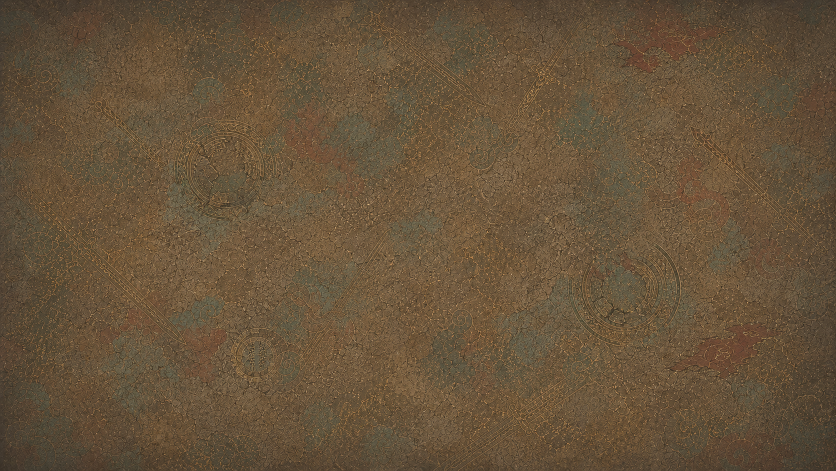
#> input picture assets/art_direction/v033/xuanyuan_ground_rework/keyframes/xuanyuan_low_relief_decal_keyframe_v033d.png, 1672 x 941 px (shown at 1/2 size)
$ python build_v033d_xuanyuan_scene_direction.py
#> lines starting #> are read from the running program, lines starting #| are printed output that depends on the picture
from __future__ import annotations

import json
from pathlib import Path

from PIL import Image, ImageEnhance, ImageFilter


ROOT = Path(__file__).resolve().parents[1]
KEYFRAME_DIR = ROOT / "assets/art_direction/v033/xuanyuan_ground_rework/keyframes"
OUT_ROOT = ROOT / "assets/maps/v033/xuanyuan_ground"
DECAL_OUT = OUT_ROOT / "decals"
PROP_OUT = OUT_ROOT / "props"
EVENT_OUT = OUT_ROOT / "events"
PREVIEW = OUT_ROOT / "preview_xuanyuan_ground_scene_assets_v033d.webp"

DECAL_SOURCE = KEYFRAME_DIR / "xuanyuan_low_relief_decal_keyframe_v033d.png"
PROP_SOURCE = KEYFRAME_DIR / "xuanyuan_low_remnant_props_keyframe_v033d.png"
EVENT_SOURCE = KEYFRAME_DIR / "xuanyuan_event_stone_disk_keyframe_v033d.png"
BASE_TILE = OUT_ROOT / "base_tiles/tile_xuanyuan_ground_base_01.webp"


def soft_mask(size: tuple[int, int], feather: int, strength: int = 230, ellipse: bool = False) -> Image.Image:
    w, h = size
    mask = Image.new("L", size, 0)
    px = mask.load()
    for y in range(h):
        for x in range(w):
            if ellipse:
                nx = abs((x + 0.5) / w * 2 - 1)
                ny = abs((y + 0.5) / h * 2 - 1)
                d = max(0.0, 1.0 - (nx * nx + ny * ny) ** 0.5)
                value = int(strength * min(1.0, d * 2.6))
            else:
                d = min(x, y, w - 1 - x, h - 1 - y)
                value = int(strength * min(1.0, d / max(1, feather)))
            px[x, y] = value
    return mask.filter(ImageFilter.GaussianBlur(max(1, feather // 3)))


def crop_asset(
    source: Image.Image,
    box: tuple[int, int, int, int],
    output: Path,
    size: tuple[int, int],
    *,
    feather: int = 48,
    alpha: int = 220,
    ellipse: bool = False,
    saturation: float = 0.92,
    contrast: float = 0.98,
    brightness: float = 1.0,
) -> None:
    img = source.crop(box).convert("RGBA")
    img = ImageEnhance.Color(img).enhance(saturation)
    img = ImageEnhance.Contrast(img).enhance(contrast)
    img = ImageEnhance.Brightness(img).enhance(brightness)
    img = img.resize(size, Image.Resampling.LANCZOS)
    img.putalpha(soft_mask(size, feather, alpha, ellipse))
    output.parent.mkdir(parents=True, exist_ok=True)
    img.save(output, "WEBP", quality=84, method=6)


def build_decals() -> list[dict[str, object]]:
    source = Image.open(DECAL_SOURCE).convert("RGB")
    specs = [
        ("decal_xuanyuan_sword_trace_01.webp", (0, 470, 430, 740), (420, 210), "xuanyuanSwordTrace"),
        ("decal_xuanyuan_sword_trace_02.webp", (840, 20, 1260, 300), (400, 220), "xuanyuanSwordTrace"),
        ("decal_xuanyuan_cloud_line_01.webp", (1100, 310, 1510, 610), (430, 220), "xuanyuanCloudLine"),
        ("decal_xuanyuan_array_disk_01.webp", (270, 170, 620, 460), (360, 250), "xuanyuanArrayDisk"),
        ("decal_xuanyuan_cinnabar_trace_01.webp", (1280, 600, 1640, 800), (360, 190), "xuanyuanCinnabarTrace"),
        ("decal_xuanyuan_bronze_oxidation_01.webp", (560, 520, 940, 760), (400, 210), "xuanyuanBronzeOxidation"),
    ]
    manifest = []
    for name, box, size, decal_type in specs:
        crop_asset(source, box, DECAL_OUT / name, size, feather=72, alpha=142, saturation=0.86, contrast=0.9, brightness=0.95)
        manifest.append({"id": Path(name).stem, "type": decal_type, "file": f"decals/{name}"})
    return manifest


def build_props() -> list[dict[str, object]]:
    source = Image.open(PROP_SOURCE).convert("RGB")
    specs = [
        ("prop_xuanyuan_buried_sword_grass_0.webp", (850, 80, 1160, 320), (290, 210), "xuanyuanBuriedSwordGrass"),
        ("prop_xuanyuan_broken_array_stone_0.webp", (1010, 380, 1320, 610), (300, 220), "xuanyuanBrokenArrayStone"),
        ("prop_xuanyuan_low_oath_base_0.webp", (330, 385, 620, 610), (280, 210), "xuanyuanLowOathBase"),
        ("prop_xuanyuan_cloth_trace_0.webp", (640, 610, 920, 780), (270, 150), "xuanyuanClothTrace"),
        ("prop_xuanyuan_sword_scatter_0.webp", (1320, 320, 1600, 520), (285, 170), "xuanyuanSwordScatter"),
        ("prop_xuanyuan_bronze_fragment_0.webp", (1010, 620, 1280, 820), (270, 180), "xuanyuanBronzeFragment"),
    ]
    manifest = []
    for name, box, size, prop_type in specs:
        crop_asset(source, box, PROP_OUT / name, size, feather=58, alpha=214, saturation=0.9, contrast=0.96, brightness=0.98)
        manifest.append({"id": Path(name).stem, "type": prop_type, "file": f"props/{name}"})
    return manifest


def build_events() -> list[dict[str, object]]:
    source = Image.open(EVENT_SOURCE).convert("RGB")
    specs = [
        ("event_xuanyuan_stone_disk_idle.webp", (185, 120, 430, 315), (220, 170), "idle", 188),
        ("event_xuanyuan_stone_disk_ready.webp", (640, 345, 1030, 610), (280, 190), "ready", 220),
        ("event_xuanyuan_stone_disk_done.webp", (1140, 610, 1450, 830), (235, 170), "done", 178),
    ]
    manifest = []
    for name, box, size, state, alpha in specs:
        crop_asset(source, box, EVENT_OUT / name, size, feather=46, alpha=alpha, ellipse=True, saturation=0.9, contrast=0.94)
        manifest.append({"id": Path(name).stem, "state": state, "file": f"events/{name}"})
    return manifest


def make_preview() -> None:
    base = Image.open(BASE_TILE).convert("RGBA").resize((1280, 720), Image.Resampling.LANCZOS)
    overlays = [
        (DECAL_OUT / "decal_xuanyuan_sword_trace_01.webp", (50, 430), 0.78),
        (DECAL_OUT / "decal_xuanyuan_cloud_line_01.webp", (820, 100), 0.7),
        (DECAL_OUT / "decal_xuanyuan_array_disk_01.webp", (450, 330), 0.72),
        (PROP_OUT / "prop_xuanyuan_buried_sword_grass_0.webp", (810, 300), 0.9),
        (PROP_OUT / "prop_xuanyuan_low_oath_base_0.webp", (150, 220), 0.86),
        (PROP_OUT / "prop_xuanyuan_cloth_trace_0.webp", (520, 520), 0.78),
        (EVENT_OUT / "event_xuanyuan_stone_disk_idle.webp", (220, 445), 0.9),
        (EVENT_OUT / "event_xuanyuan_stone_disk_ready.webp", (855, 450), 0.96),
    ]
    for path, pos, opacity in overlays:
        img = Image.open(path).convert("RGBA")
        alpha = img.getchannel("A").point(lambda v: int(v * opacity))
        img.putalpha(alpha)
        base.alpha_composite(img, pos)
    base.convert("RGB").save(PREVIEW, "WEBP", quality=84, method=6)


def write_manifest(decals: list[dict[str, object]], props: list[dict[str, object]], events: list[dict[str, object]]) -> None:
    manifest_path = OUT_ROOT / "manifest.json"
    manifest = json.loads(manifest_path.read_text(encoding="utf-8")) if manifest_path.exists() else {}
    manifest.update(
        {
            "version": "0.3.3d-xuanyuan-scene-direction-split",
            "asset_mode": "directional_runtime_first_pass",
            "style_anchor": "assets/art_direction/v033/xuanyuan_ground_rework/keyframes",
            "decals": decals,
            "props": props,
            "events": events,
            "notes": [
                "Derived from approved v033d keyframes; no rejected green-screen assets are referenced.",
                "Story event disk is intentionally smaller than the keyframe marker and should be drawn as a low ground point.",
                "Decal and prop exports use feathered alpha because the current source keyframes are scene images, not raw transparent sheets."
            ],
        }
    )
    manifest_path.write_text(json.dumps(manifest, ensure_ascii=False, indent=2), encoding="utf-8")


def main() -> None:
    decals = build_decals()
#> in build_decals, source is the input picture: PIL image 1672x941 RGB; mean R, G, B 102.7, 83.1, 58.8
#> the loop in build_decals, `for name, box, size, decal_type in specs:` made 6 passes
#> pass 1, in crop_asset, `img = source.crop(box).convert("RGBA")`:
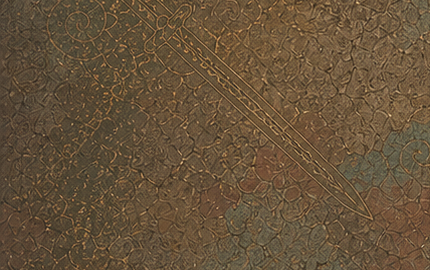
#> img: PIL image 430x270 RGBA; mean R, G, B, A 102.8, 82.9, 58.5, 255
#> after the loop in build_decals, `for name, box, size, decal_type in specs:`: manifest = 6 items
#> decals = 6 items
    props = build_props()
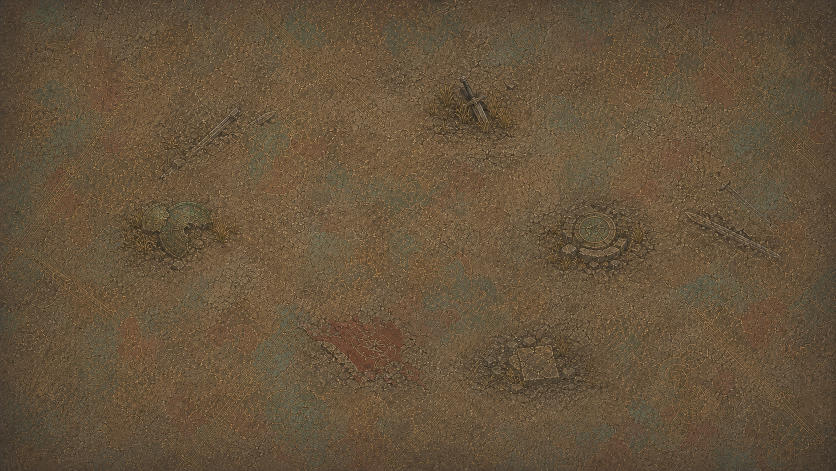
#> input picture assets/art_direction/v033/xuanyuan_ground_rework/keyframes/xuanyuan_low_remnant_props_keyframe_v033d.png, 1672 x 941 px (shown at 1/2 size)
#> in build_props, source is the input picture: PIL image 1672x941 RGB; mean R, G, B 101.6, 83.1, 59.7
#> the loop in build_props, `for name, box, size, prop_type in specs:` made 6 passes
#> pass 1, in crop_asset (call 7), `img = source.crop(box).convert("RGBA")`:
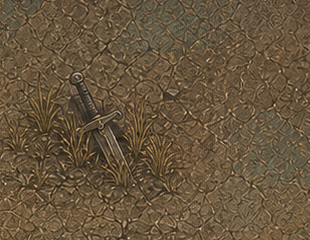
#> img: PIL image 310x240 RGBA; mean R, G, B, A 103.7, 85.4, 61.3, 255
#> props = 6 items
    events = build_events()
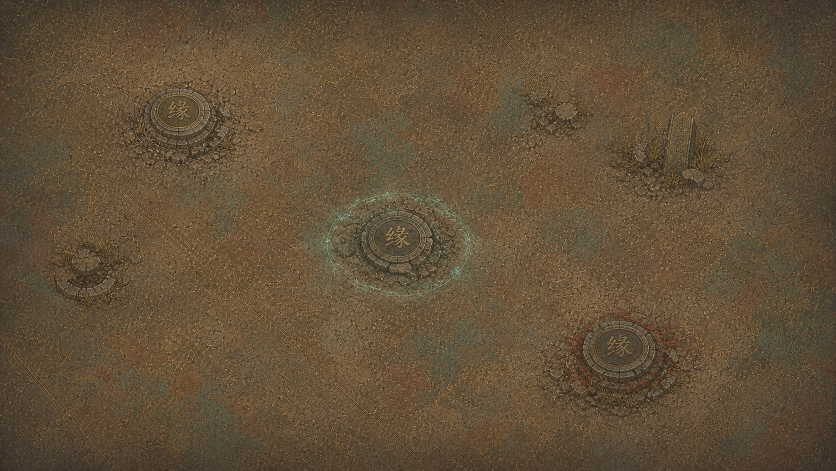
#> input picture assets/art_direction/v033/xuanyuan_ground_rework/keyframes/xuanyuan_event_stone_disk_keyframe_v033d.png, 1672 x 941 px (shown at 1/2 size)
#> in build_events, source is the input picture: PIL image 1672x941 RGB; mean R, G, B 97.9, 79.9, 56.4
#> the loop in build_events, `for name, box, size, state, alpha in specs:` made 3 passes
#> pass 1, in crop_asset (call 13), `img = source.crop(box).convert("RGBA")`:
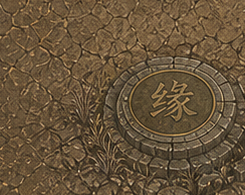
#> img: PIL image 245x195 RGBA; mean R, G, B, A 103.4, 83.8, 58.5, 255
#> pass 1, in crop_asset (call 13), `img = img.resize(size, Image.Resampling.LANCZOS)`:
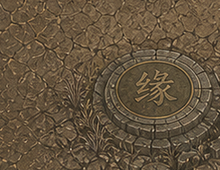
#> img: PIL image 220x170 RGBA; mean R, G, B, A 99.9, 83.5, 61.9, 255
#> after the loop in build_events, `for name, box, size, state, alpha in specs:`: manifest = 3 items
#> events = 3 items
    make_preview()
    write_manifest(decals, props, events)
    for item in decals + props + events:
        print(item["file"])
    print(PREVIEW.relative_to(ROOT).as_posix())


if __name__ == "__main__":
#> (the run stopped early here; a loop or call above may not have finished)
